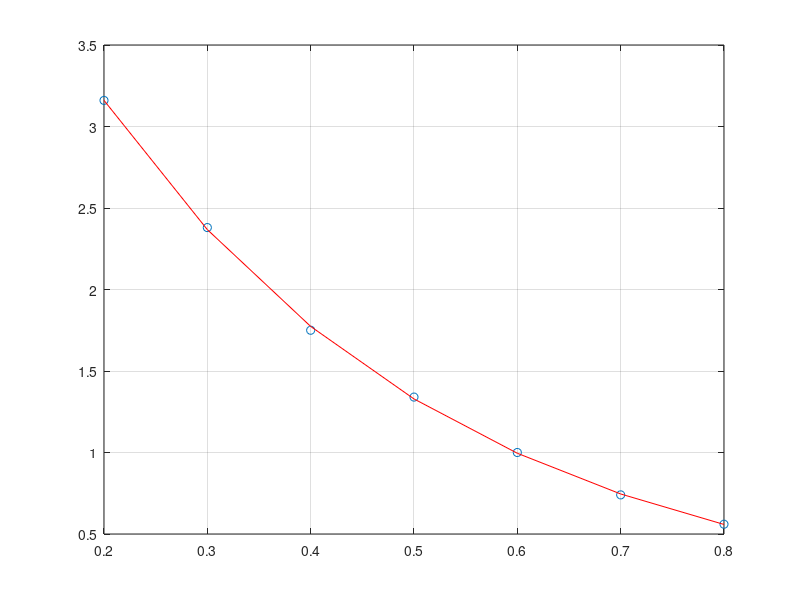

Source code (MATLAB):
clc
clear

# tabela de pontos
x = [0.2:0.1:0.8];
y = [3.16 2.38 1.75 1.34 1 0.74 0.56];
z = log(y);   # ln(y)
n = length(x);
M = 1;  # sempre 1 (linearizado -> exponencial)

for i = 1 : M+1
    for j = i : M+1
        a(i, j) = 0;
        for k = 1 : n
            a(i, j) = a(i, j) + x(k)^(j+i-2);
        endfor
    endfor
    a(j, i) = a(i, j);

    b(i) =  0;
    for k = 1 : n
        b(i) = b(i) + z(k) * x(k)^(i-1);
    endfor
endfor

a
b
c = a \ b';
c(1) = exp(c(1));
c

# montando o gráfico
for i = 1 : n
    g(i) = c(1) * exp(c(2)*x(i));
endfor
g;

plot(x,y,'o')
grid
hold on
plot(x, g, 'r')

